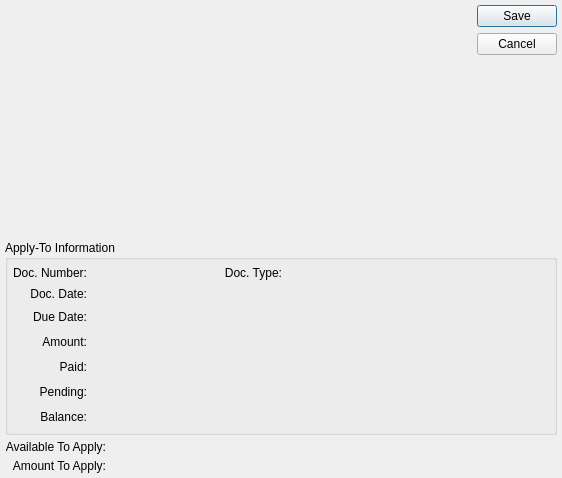
<?xml version="1.0" encoding="UTF-8"?>
<ui version="4.0">
 <comment>This file is part of the xTuple ERP: PostBooks Edition, a free and
open source Enterprise Resource Planning software suite,
Copyright (c) 1999-2011 by OpenMFG LLC, d/b/a xTuple.
It is licensed to you under the Common Public Attribution License
version 1.0, the full text of which (including xTuple-specific Exhibits)
is available at www.xtuple.com/CPAL.  By using this software, you agree
to be bound by its terms.</comment>
 <class>arCreditMemoApplication</class>
 <widget class="QDialog" name="arCreditMemoApplication">
  <property name="geometry">
   <rect>
    <x>0</x>
    <y>0</y>
    <width>562</width>
    <height>478</height>
   </rect>
  </property>
  <property name="windowTitle">
   <string>Receivables Credit Memo Application</string>
  </property>
  <layout class="QGridLayout" name="gridLayout_2">
   <item row="0" column="0">
    <layout class="QHBoxLayout" name="horizontalLayout_6">
     <item>
      <layout class="QVBoxLayout" name="verticalLayout">
       <item>
        <widget class="CustCluster" name="_cust"/>
       </item>
       <item>
        <spacer name="verticalSpacer">
         <property name="orientation">
          <enum>Qt::Vertical</enum>
         </property>
         <property name="sizeHint" stdset="0">
          <size>
           <width>20</width>
           <height>0</height>
          </size>
         </property>
        </spacer>
       </item>
      </layout>
     </item>
     <item>
      <spacer>
       <property name="orientation">
        <enum>Qt::Horizontal</enum>
       </property>
       <property name="sizeType">
        <enum>QSizePolicy::Expanding</enum>
       </property>
       <property name="sizeHint" stdset="0">
        <size>
         <width>0</width>
         <height>13</height>
        </size>
       </property>
      </spacer>
     </item>
     <item>
      <widget class="QDialogButtonBox" name="_buttonBox">
       <property name="orientation">
        <enum>Qt::Vertical</enum>
       </property>
       <property name="standardButtons">
        <set>QDialogButtonBox::Cancel|QDialogButtonBox::Save</set>
       </property>
      </widget>
     </item>
    </layout>
   </item>
   <item row="1" column="0">
    <widget class="QGroupBox" name="_applyToGroupBox">
     <property name="title">
      <string>Apply-To Information</string>
     </property>
     <layout class="QGridLayout" name="gridLayout">
      <item row="0" column="0">
       <widget class="QLabel" name="_docNumberLit">
        <property name="text">
         <string>Doc. Number:</string>
        </property>
        <property name="alignment">
         <set>Qt::AlignRight|Qt::AlignTrailing|Qt::AlignVCenter</set>
        </property>
       </widget>
      </item>
      <item row="0" column="1">
       <widget class="QLabel" name="_docNumber">
        <property name="minimumSize">
         <size>
          <width>100</width>
          <height>0</height>
         </size>
        </property>
        <property name="text">
         <string/>
        </property>
        <property name="alignment">
         <set>Qt::AlignLeading|Qt::AlignLeft|Qt::AlignVCenter</set>
        </property>
       </widget>
      </item>
      <item row="0" column="2">
       <layout class="QHBoxLayout">
        <property name="spacing">
         <number>5</number>
        </property>
        <item>
         <widget class="QLabel" name="_docTypeLit">
          <property name="text">
           <string>Doc. Type:</string>
          </property>
          <property name="alignment">
           <set>Qt::AlignRight|Qt::AlignTrailing|Qt::AlignVCenter</set>
          </property>
         </widget>
        </item>
        <item>
         <widget class="QLabel" name="_docType">
          <property name="minimumSize">
           <size>
            <width>40</width>
            <height>0</height>
           </size>
          </property>
          <property name="text">
           <string/>
          </property>
          <property name="alignment">
           <set>Qt::AlignLeading|Qt::AlignLeft|Qt::AlignVCenter</set>
          </property>
         </widget>
        </item>
       </layout>
      </item>
      <item row="0" column="3">
       <spacer>
        <property name="orientation">
         <enum>Qt::Horizontal</enum>
        </property>
        <property name="sizeType">
         <enum>QSizePolicy::Expanding</enum>
        </property>
        <property name="sizeHint" stdset="0">
         <size>
          <width>155</width>
          <height>16</height>
         </size>
        </property>
       </spacer>
      </item>
      <item row="1" column="0">
       <widget class="QLabel" name="_docDateLit">
        <property name="text">
         <string>Doc. Date:</string>
        </property>
        <property name="alignment">
         <set>Qt::AlignRight|Qt::AlignTrailing|Qt::AlignVCenter</set>
        </property>
       </widget>
      </item>
      <item row="1" column="1" colspan="3">
       <layout class="QHBoxLayout" name="horizontalLayout">
        <item>
         <widget class="DLineEdit" name="_docDate">
          <property name="enabled">
           <bool>false</bool>
          </property>
          <property name="sizePolicy">
           <sizepolicy hsizetype="Preferred" vsizetype="Fixed">
            <horstretch>0</horstretch>
            <verstretch>0</verstretch>
           </sizepolicy>
          </property>
          <property name="maximumSize">
           <size>
            <width>100</width>
            <height>32767</height>
           </size>
          </property>
         </widget>
        </item>
        <item>
         <spacer>
          <property name="orientation">
           <enum>Qt::Horizontal</enum>
          </property>
          <property name="sizeType">
           <enum>QSizePolicy::Expanding</enum>
          </property>
          <property name="sizeHint" stdset="0">
           <size>
            <width>260</width>
            <height>16</height>
           </size>
          </property>
         </spacer>
        </item>
       </layout>
      </item>
      <item row="2" column="0">
       <widget class="QLabel" name="_dueDateLit">
        <property name="text">
         <string>Due Date:</string>
        </property>
        <property name="alignment">
         <set>Qt::AlignRight|Qt::AlignTrailing|Qt::AlignVCenter</set>
        </property>
       </widget>
      </item>
      <item row="2" column="1" colspan="2">
       <layout class="QHBoxLayout" name="horizontalLayout_2">
        <item>
         <widget class="DLineEdit" name="_dueDate">
          <property name="enabled">
           <bool>false</bool>
          </property>
          <property name="sizePolicy">
           <sizepolicy hsizetype="Preferred" vsizetype="Fixed">
            <horstretch>0</horstretch>
            <verstretch>0</verstretch>
           </sizepolicy>
          </property>
          <property name="maximumSize">
           <size>
            <width>100</width>
            <height>32767</height>
           </size>
          </property>
         </widget>
        </item>
        <item>
         <spacer name="horizontalSpacer">
          <property name="orientation">
           <enum>Qt::Horizontal</enum>
          </property>
          <property name="sizeHint" stdset="0">
           <size>
            <width>40</width>
            <height>20</height>
           </size>
          </property>
         </spacer>
        </item>
       </layout>
      </item>
      <item row="3" column="0">
       <widget class="QLabel" name="_targetAmountLit">
        <property name="text">
         <string>Amount:</string>
        </property>
        <property name="alignment">
         <set>Qt::AlignRight|Qt::AlignTrailing|Qt::AlignVCenter</set>
        </property>
       </widget>
      </item>
      <item row="3" column="1" colspan="3">
       <layout class="QHBoxLayout" name="horizontalLayout_5">
        <item>
         <widget class="CurrCluster" name="_targetAmount">
          <property name="localControl">
           <bool>false</bool>
          </property>
          <property name="currencyEditable" stdset="0">
           <bool>false</bool>
          </property>
          <property name="enabled">
           <bool>false</bool>
          </property>
         </widget>
        </item>
        <item>
         <spacer name="horizontalSpacer_2">
          <property name="orientation">
           <enum>Qt::Horizontal</enum>
          </property>
          <property name="sizeHint" stdset="0">
           <size>
            <width>40</width>
            <height>20</height>
           </size>
          </property>
         </spacer>
        </item>
       </layout>
      </item>
      <item row="4" column="0">
       <widget class="QLabel" name="_targetPaidLit">
        <property name="text">
         <string>Paid:</string>
        </property>
        <property name="alignment">
         <set>Qt::AlignRight|Qt::AlignTrailing|Qt::AlignVCenter</set>
        </property>
       </widget>
      </item>
      <item row="4" column="1" colspan="2">
       <layout class="QHBoxLayout" name="horizontalLayout_4">
        <item>
         <widget class="CurrDisplay" name="_targetPaid"/>
        </item>
        <item>
         <spacer name="horizontalSpacer_3">
          <property name="orientation">
           <enum>Qt::Horizontal</enum>
          </property>
          <property name="sizeHint" stdset="0">
           <size>
            <width>40</width>
            <height>20</height>
           </size>
          </property>
         </spacer>
        </item>
       </layout>
      </item>
      <item row="6" column="0">
       <widget class="QLabel" name="_targetBalanceLit">
        <property name="text">
         <string>Balance:</string>
        </property>
        <property name="alignment">
         <set>Qt::AlignRight|Qt::AlignTrailing|Qt::AlignVCenter</set>
        </property>
       </widget>
      </item>
      <item row="6" column="1" colspan="2">
       <layout class="QHBoxLayout" name="horizontalLayout_3">
        <item>
         <widget class="CurrDisplay" name="_targetBalance"/>
        </item>
        <item>
         <spacer name="horizontalSpacer_4">
          <property name="orientation">
           <enum>Qt::Horizontal</enum>
          </property>
          <property name="sizeHint" stdset="0">
           <size>
            <width>40</width>
            <height>20</height>
           </size>
          </property>
         </spacer>
        </item>
       </layout>
      </item>
      <item row="5" column="1">
       <widget class="CurrDisplay" name="_targetPending"/>
      </item>
      <item row="5" column="0">
       <widget class="QLabel" name="_targetPendingLit">
        <property name="text">
         <string>Pending:</string>
        </property>
        <property name="alignment">
         <set>Qt::AlignRight|Qt::AlignTrailing|Qt::AlignVCenter</set>
        </property>
       </widget>
      </item>
      <item row="5" column="2">
       <spacer name="horizontalSpacer_5">
        <property name="orientation">
         <enum>Qt::Horizontal</enum>
        </property>
        <property name="sizeHint" stdset="0">
         <size>
          <width>40</width>
          <height>20</height>
         </size>
        </property>
       </spacer>
      </item>
     </layout>
    </widget>
   </item>
   <item row="2" column="0">
    <layout class="QGridLayout">
     <property name="spacing">
      <number>5</number>
     </property>
     <item row="0" column="0">
      <widget class="QLabel" name="_availableToApplyLit">
       <property name="text">
        <string>Available To Apply:</string>
       </property>
       <property name="alignment">
        <set>Qt::AlignRight|Qt::AlignTrailing|Qt::AlignVCenter</set>
       </property>
      </widget>
     </item>
     <item row="0" column="1">
      <widget class="CurrCluster" name="_availableToApply">
       <property name="localControl">
        <bool>false</bool>
       </property>
       <property name="currencyEditable" stdset="0">
        <bool>false</bool>
       </property>
       <property name="enabled">
        <bool>false</bool>
       </property>
      </widget>
     </item>
     <item row="1" column="0">
      <widget class="QLabel" name="_amountToApplyLit">
       <property name="text">
        <string>Amount To Apply:</string>
       </property>
       <property name="alignment">
        <set>Qt::AlignRight|Qt::AlignTrailing|Qt::AlignVCenter</set>
       </property>
      </widget>
     </item>
     <item row="1" column="1">
      <widget class="CurrCluster" name="_amountToApply">
       <property name="currencyEditable" stdset="0">
        <bool>false</bool>
       </property>
       <property name="currencyVisible">
        <bool>false</bool>
       </property>
      </widget>
     </item>
     <item row="0" column="2" rowspan="2">
      <spacer>
       <property name="orientation">
        <enum>Qt::Horizontal</enum>
       </property>
       <property name="sizeType">
        <enum>QSizePolicy::Expanding</enum>
       </property>
       <property name="sizeHint" stdset="0">
        <size>
         <width>132</width>
         <height>16</height>
        </size>
       </property>
      </spacer>
     </item>
    </layout>
   </item>
  </layout>
 </widget>
 <layoutdefault spacing="5" margin="5"/>
 <pixmapfunction>qPixmapFromMimeSource</pixmapfunction>
 <customwidgets>
  <customwidget>
   <class>CurrCluster</class>
   <extends>CurrDisplay</extends>
   <header>currcluster.h</header>
  </customwidget>
  <customwidget>
   <class>CurrDisplay</class>
   <extends>QWidget</extends>
   <header>currcluster.h</header>
  </customwidget>
  <customwidget>
   <class>CustCluster</class>
   <extends>QWidget</extends>
   <header>custcluster.h</header>
  </customwidget>
  <customwidget>
   <class>DLineEdit</class>
   <extends>QWidget</extends>
   <header>datecluster.h</header>
   <container>1</container>
  </customwidget>
 </customwidgets>
 <tabstops>
  <tabstop>_cust</tabstop>
  <tabstop>_dueDate</tabstop>
 </tabstops>
 <resources/>
 <connections>
  <connection>
   <sender>_availableToApply</sender>
   <signal>idChanged(int)</signal>
   <receiver>_amountToApply</receiver>
   <slot>setId(int)</slot>
   <hints>
    <hint type="sourcelabel">
     <x>20</x>
     <y>20</y>
    </hint>
    <hint type="destinationlabel">
     <x>20</x>
     <y>20</y>
    </hint>
   </hints>
  </connection>
  <connection>
   <sender>_targetAmount</sender>
   <signal>idChanged(int)</signal>
   <receiver>_targetPaid</receiver>
   <slot>setId(int)</slot>
   <hints>
    <hint type="sourcelabel">
     <x>20</x>
     <y>20</y>
    </hint>
    <hint type="destinationlabel">
     <x>20</x>
     <y>20</y>
    </hint>
   </hints>
  </connection>
  <connection>
   <sender>_targetAmount</sender>
   <signal>idChanged(int)</signal>
   <receiver>_targetBalance</receiver>
   <slot>setId(int)</slot>
   <hints>
    <hint type="sourcelabel">
     <x>20</x>
     <y>20</y>
    </hint>
    <hint type="destinationlabel">
     <x>20</x>
     <y>20</y>
    </hint>
   </hints>
  </connection>
  <connection>
   <sender>_availableToApply</sender>
   <signal>effectiveChanged(QDate)</signal>
   <receiver>_amountToApply</receiver>
   <slot>setEffective(QDate)</slot>
   <hints>
    <hint type="sourcelabel">
     <x>20</x>
     <y>20</y>
    </hint>
    <hint type="destinationlabel">
     <x>20</x>
     <y>20</y>
    </hint>
   </hints>
  </connection>
  <connection>
   <sender>_targetAmount</sender>
   <signal>effectiveChanged(QDate)</signal>
   <receiver>_targetPaid</receiver>
   <slot>reset()</slot>
   <hints>
    <hint type="sourcelabel">
     <x>20</x>
     <y>20</y>
    </hint>
    <hint type="destinationlabel">
     <x>20</x>
     <y>20</y>
    </hint>
   </hints>
  </connection>
  <connection>
   <sender>_targetAmount</sender>
   <signal>effectiveChanged(QDate)</signal>
   <receiver>_targetBalance</receiver>
   <slot>setEffective(QDate)</slot>
   <hints>
    <hint type="sourcelabel">
     <x>20</x>
     <y>20</y>
    </hint>
    <hint type="destinationlabel">
     <x>20</x>
     <y>20</y>
    </hint>
   </hints>
  </connection>
  <connection>
   <sender>_docDate</sender>
   <signal>newDate(QDate)</signal>
   <receiver>_targetAmount</receiver>
   <slot>setEffective(QDate)</slot>
   <hints>
    <hint type="sourcelabel">
     <x>20</x>
     <y>20</y>
    </hint>
    <hint type="destinationlabel">
     <x>20</x>
     <y>20</y>
    </hint>
   </hints>
  </connection>
  <connection>
   <sender>_targetAmount</sender>
   <signal>effectiveChanged(QDate)</signal>
   <receiver>_availableToApply</receiver>
   <slot>setEffective(QDate)</slot>
   <hints>
    <hint type="sourcelabel">
     <x>156</x>
     <y>204</y>
    </hint>
    <hint type="destinationlabel">
     <x>216</x>
     <y>317</y>
    </hint>
   </hints>
  </connection>
  <connection>
   <sender>_targetAmount</sender>
   <signal>effectiveChanged(QDate)</signal>
   <receiver>_amountToApply</receiver>
   <slot>setEffective(QDate)</slot>
   <hints>
    <hint type="sourcelabel">
     <x>156</x>
     <y>204</y>
    </hint>
    <hint type="destinationlabel">
     <x>216</x>
     <y>364</y>
    </hint>
   </hints>
  </connection>
  <connection>
   <sender>_targetAmount</sender>
   <signal>idChanged(int)</signal>
   <receiver>_targetPending</receiver>
   <slot>setId(int)</slot>
   <hints>
    <hint type="sourcelabel">
     <x>234</x>
     <y>242</y>
    </hint>
    <hint type="destinationlabel">
     <x>199</x>
     <y>317</y>
    </hint>
   </hints>
  </connection>
  <connection>
   <sender>_targetAmount</sender>
   <signal>effectiveChanged(QDate)</signal>
   <receiver>_targetPending</receiver>
   <slot>setEffective(QDate)</slot>
   <hints>
    <hint type="sourcelabel">
     <x>234</x>
     <y>242</y>
    </hint>
    <hint type="destinationlabel">
     <x>199</x>
     <y>317</y>
    </hint>
   </hints>
  </connection>
 </connections>
</ui>
